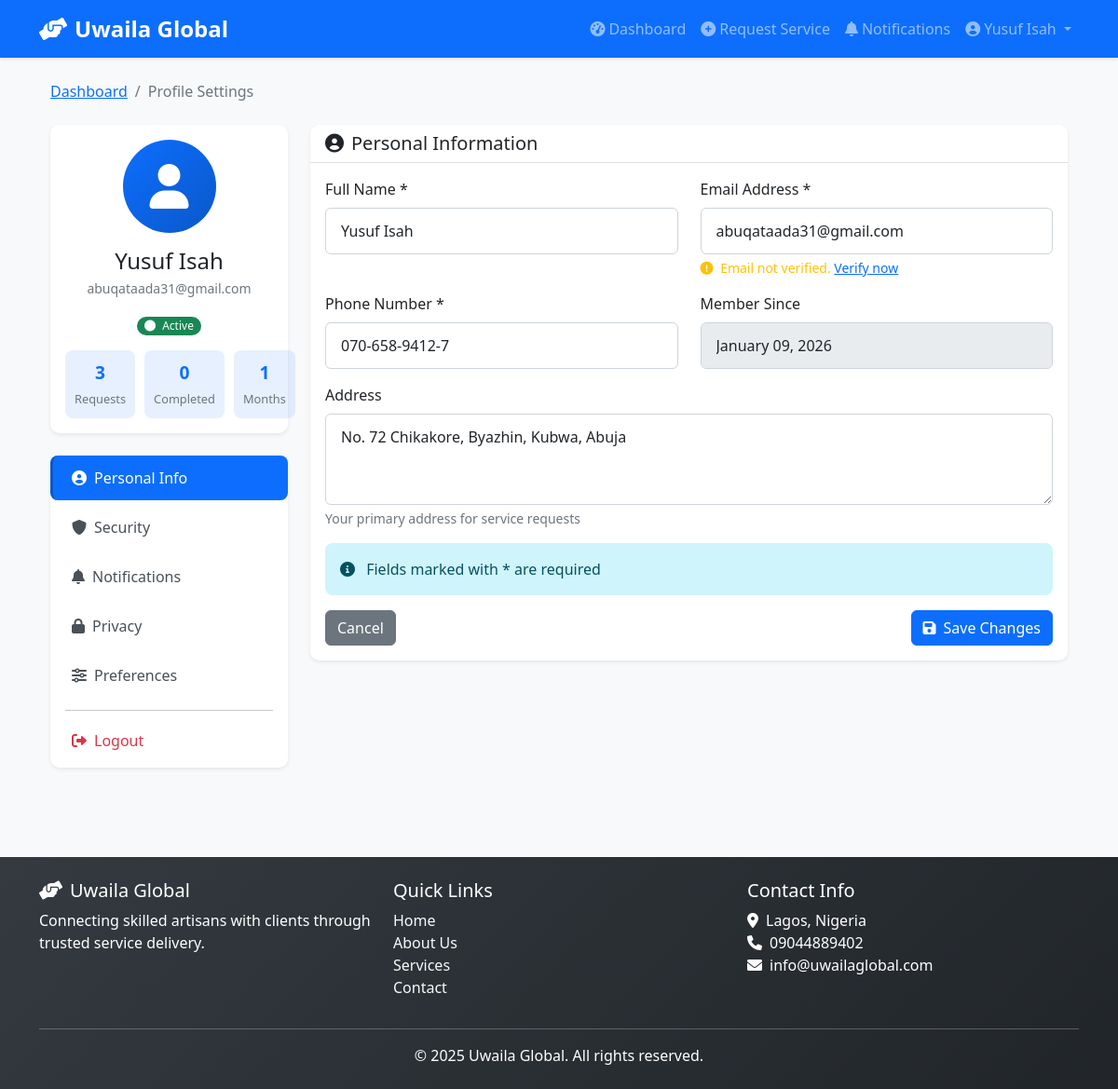
Screenshot of /user/profile (signed in) with the database file from the repository.
### models.py (models this page shows, shortened)
class User(UserMixin, db.Model):
    __tablename__ = 'users'
    id = db.Column(db.String(36), primary_key=True, default=generate_uuid)
    email = db.Column(db.String(120), unique=True, nullable=False, index=True)
    phone = db.Column(db.String(20), nullable=False)
    password_hash = db.Column(db.String(256), nullable=False)
    full_name = db.Column(db.String(100), nullable=False)
    user_type = db.Column(db.String(20), nullable=False)  # 'customer', 'artisan', 'admin'
    nin = db.Column(db.String(50), unique=True)  # National Identification Number
    is_active = db.Column(db.Boolean, default=True)
    is_verified = db.Column(db.Boolean, default=False)
    created_at = db.Column(db.DateTime(timezone=True), default=datetime.now(timezone.utc))
    updated_at = db.Column(db.DateTime(timezone=True), default=datetime.now(timezone.utc), onupdate=datetime.now(timezone.utc))
    address = db.Column(db.Text)
    profile_image = db.Column(db.String(255))
    artisan_profile = db.relationship('ArtisanProfile', backref='user', uselist=False, lazy=True, foreign_keys='ArtisanProfile.user_id')
    admin_profile = db.relationship('AdminProfile', backref='user', uselist=False, lazy=True, foreign_keys='AdminProfile.user_id')

### routes/user_routes.py (the view, shortened to what this page needs)
@user_bp.route('/profile', methods=['GET', 'PUT'])
@login_required
def profile():
    if not isinstance(current_user, User):
        flash('User access required', 'danger')
        return redirect(url_for('user_bp.dashboard'))
    if request.method == 'GET':
        from models import ServiceRequest
        stats = {
            'total_requests': ServiceRequest.query.filter_by(user_id=current_user.id).count(),
            'completed_requests': ServiceRequest.query.filter_by(user_id=current_user.id, status='completed').count()
        }
        from datetime import datetime
        months_since = (datetime.now().year - current_user.created_at.year) * 12 + \
                      (datetime.now().month - current_user.created_at.month)
        notification_settings = {
            'email': [
                {'id': 'new_request', 'name': 'New Requests', 'description': 'When you submit a new request', 'enabled': True},
                {'id': 'status_update', 'name': 'Status Updates', 'description': 'When your request status changes', 'enabled': True},
                {'id': 'artisan_assigned', 'name': 'Artisan Assigned', 'description': 'When an artisan is assigned', 'enabled': True},
                {'id': 'promotions', 'name': 'Promotions', 'description': 'Special offers and discounts', 'enabled': False}
            ],
            'push': [
                {'id': 'messages', 'name': 'Messages', 'description': 'New messages from artisans', 'enabled': True},
                {'id': 'reminders', 'name': 'Reminders', 'description': 'Service reminders', 'enabled': True}
            ],
            'sms': [
                {'id': 'urgent', 'name': 'Urgent Updates', 'description': 'Critical service updates', 'enabled': True}
            ]
        }
        privacy_settings = {
            'profile_visibility': 'artisans',
            'share_analytics': True,
            'marketing_emails': False
        }
        current_session = {
            'device': 'Chrome on Windows',
            'location': 'Lagos, Nigeria',
            'started': '2 hours ago'
        }
        preferences = {
            'default_location': current_user.address if current_user.address else '',
            'contact_method': 'email'  # Default value
        }
        return render_template('user/profile.html',
                             stats=stats,
                             member_since=max(1, months_since),
                             notification_settings=notification_settings,
                             privacy_settings=privacy_settings,
                             current_session=current_session,
                             two_factor_enabled=False,
                             preferences=preferences)

### templates/user/profile.html (shortened to what this page needs)
{% extends "base.html" %}
{% block content %}
<div class="container-fluid">
    <nav aria-label="breadcrumb" class="mb-4">
        <ol class="breadcrumb">
            <li class="breadcrumb-item"><a href="{{ url_for('user_bp.dashboard') }}">Dashboard</a></li>
            <li class="breadcrumb-item active" aria-current="page">Profile Settings</li>
        </ol>
    </nav>
    <div class="row">
        <div class="col-lg-4 col-xl-3 mb-4">
            <div class="card border-0 shadow-sm mb-4">
                <div class="card-body text-center">
                    <div class="avatar-circle-lg bg-primary text-white mb-3 mx-auto">
                        <i class="fas fa-user fa-2x"></i>
                    </div>
                    <h4 class="card-title mb-1">{{ current_user.full_name }}</h4>
                    <p class="text-muted small mb-3">{{ current_user.email }}</p>
                    <div class="account-status mb-3">
                        <span class="badge bg-{{ 'success' if current_user.is_active else 'danger' }} rounded-pill">
                            <i class="fas fa-circle me-1"></i>
                            {{ 'Active' if current_user.is_active else 'Inactive' }}
                        </span>
                    </div>
                    <div class="stats-grid">
                        <div class="stat-item">
                            <span class="stat-number">{{ stats.total_requests }}</span>
                            <span class="stat-label">Requests</span>
                        </div>
                        <div class="stat-item">
                            <span class="stat-number">{{ stats.completed_requests }}</span>
                            <span class="stat-label">Completed</span>
                        </div>
                        <div class="stat-item">
                            <span class="stat-number">{{ member_since }}</span>
                            <span class="stat-label">Months</span>
                        </div>
                    </div>
                </div>
            </div>
            <div class="card border-0 shadow-sm">
                <div class="card-body p-0">
                    <div class="nav flex-column nav-pills" id="profileTab" role="tablist">
                        <a class="nav-link active" id="personal-tab" data-bs-toggle="pill" href="#personal" role="tab">
                            <i class="fas fa-user-circle me-2"></i>Personal Info
                        </a>
                        <a class="nav-link" id="security-tab" data-bs-toggle="pill" href="#security" role="tab">
                            <i class="fas fa-shield-alt me-2"></i>Security
                        </a>
                        <a class="nav-link" id="notifications-tab" data-bs-toggle="pill" href="#notifications" role="tab">
                            <i class="fas fa-bell me-2"></i>Notifications
                        </a>
                        <a class="nav-link" id="privacy-tab" data-bs-toggle="pill" href="#privacy" role="tab">
                            <i class="fas fa-lock me-2"></i>Privacy
                        </a>
                        <a class="nav-link" id="preferences-tab" data-bs-toggle="pill" href="#preferences" role="tab">
                            <i class="fas fa-sliders-h me-2"></i>Preferences
                        </a>
                        <hr class="my-2 mx-3">
                        <a class="nav-link text-danger" href="{{ url_for('user_bp.logout') }}">
                            <i class="fas fa-sign-out-alt me-2"></i>Logout
                        </a>
                    </div>
                </div>
            </div>
        </div>
        <div class="col-lg-8 col-xl-9">
            <div class="tab-content" id="profileTabContent">
                <div class="tab-pane fade show active" id="personal" role="tabpanel">
                    <div class="card border-0 shadow-sm">
                        <div class="card-header bg-white">
                            <h5 class="mb-0"><i class="fas fa-user-circle me-2"></i>Personal Information</h5>
                        </div>
                        <div class="card-body">
                            <form id="personalInfoForm">
                                <div class="row">
                                    <div class="col-md-6 mb-3">
                                        <label for="fullName" class="form-label">Full Name *</label>
                                        <input type="text" class="form-control" id="fullName"
                                               value="{{ current_user.full_name }}" required>
                                    </div>
                                    <div class="col-md-6 mb-3">
                                        <label for="email" class="form-label">Email Address *</label>
                                        <input type="email" class="form-control" id="email"
                                               value="{{ current_user.email }}" required>
                                        {% if not current_user.is_verified %}
                                        <div class="form-text text-warning">
                                            <i class="fas fa-exclamation-circle me-1"></i>
                                            Email not verified. <a href="#" id="verifyEmailLink">Verify now</a>
                                        </div>
                                        {% endif %}
                                    </div>
                                </div>
                                <div class="row">
                                    <div class="col-md-6 mb-3">
                                        <label for="phone" class="form-label">Phone Number *</label>
                                        <input type="tel" class="form-control" id="phone"
                                               value="{{ current_user.phone }}" required>
                                    </div>
                                    <div class="col-md-6 mb-3">
                                        <label for="joinDate" class="form-label">Member Since</label>
                                        <input type="text" class="form-control" id="joinDate"
                                               value="{{ current_user.created_at.strftime('%B %d, %Y') }}" disabled>
                                    </div>
                                </div>
                                <div class="mb-3">
                                    <label for="address" class="form-label">Address</label>
                                    <textarea class="form-control" id="address" rows="3">{{ current_user.address or '' }}</textarea>
                                    <div class="form-text">Your primary address for service requests</div>
                                </div>
                                <div class="alert alert-info">
                                    <i class="fas fa-info-circle me-2"></i>
                                    Fields marked with * are required
                                </div>
                                <div class="d-flex justify-content-between">
                                    <button type="button" class="btn btn-secondary" id="cancelPersonalChanges">
                                        Cancel
                                    </button>
                                    <button type="submit" class="btn btn-primary" id="savePersonalInfo">
                                        <i class="fas fa-save me-2"></i>Save Changes
                                    </button>
                                </div>
                            </form>
                        </div>
                    </div>
                </div>
            </div>
        </div>
    </div>
</div>
{% endblock %}

### templates/base.html (shortened to what this page needs)
<!DOCTYPE html>
<html lang="en">
<head>
    <link href="https://cdn.jsdelivr.net/npm/bootstrap@5.1.3/dist/css/bootstrap.min.css" rel="stylesheet">
    <link rel="stylesheet" href="https://cdnjs.cloudflare.com/ajax/libs/font-awesome/6.0.0/css/all.min.css">
    <link rel="stylesheet" href="{{ url_for('static', filename='css/style.css') }}">
</head>
<body>
    <nav class="navbar navbar-expand-lg navbar-dark bg-primary shadow-sm">
        <div class="container">
            <a class="navbar-brand fw-bold" href="{{ url_for('index') }}">
                <i class="fas fa-hands-helping me-2"></i>Uwaila Global
            </a>
            <div class="collapse navbar-collapse" id="navbarNav">
                <ul class="navbar-nav ms-auto">
                    {% if current_user.is_authenticated %}
                        {% if current_user.__class__.__name__ == 'User' %}
                            <li class="nav-item">
                                <a class="nav-link" href="{{ url_for('user_bp.dashboard') }}">
                                    <i class="fas fa-tachometer-alt me-1"></i>Dashboard
                                </a>
                            </li>
                            <li class="nav-item">
                                <a class="nav-link" href="{{ url_for('user_bp.create_service_request') }}">
                                    <i class="fas fa-plus-circle me-1"></i>Request Service
                                </a>
                            </li>
                            <li class="nav-item">
                                <a class="nav-link" href="{{ url_for('user_bp.get_notifications') }}">
                                    <i class="fas fa-bell me-1"></i>Notifications
                                </a>
                            </li>
                        {% endif %}
                        <li class="nav-item dropdown">
                            <a class="nav-link dropdown-toggle" href="#" id="userDropdown" role="button" data-bs-toggle="dropdown">
                                <i class="fas fa-user-circle me-1"></i>{{ current_user.full_name }}
                            </a>
                        </li>
                    {% endif %}
                </ul>
            </div>
        </div>
    </nav>
    <main class="py-4">
        <div class="container">
            {% block content %}{% endblock %}
        </div>
    </main>
    <footer class="bg-dark text-white py-4 mt-5">
        <div class="container">
            <div class="row">
                <div class="col-md-4">
                    <h5><i class="fas fa-hands-helping me-2"></i>Uwaila Global</h5>
                    <p class="mb-0">Connecting skilled artisans with clients through trusted service delivery.</p>
                </div>
                <div class="col-md-4">
                    <h5>Quick Links</h5>
                    <ul class="list-unstyled">
                        <li><a href="{{ url_for('index') }}" class="text-light">Home</a></li>
                        <li><a href="{{ url_for('about') }}" class="text-light">About Us</a></li>
                        <li><a href="{{ url_for('services') }}" class="text-light">Services</a></li>
                        <li><a href="{{ url_for('contact') }}" class="text-light">Contact</a></li>
                    </ul>
                </div>
                <div class="col-md-4">
                    <h5>Contact Info</h5>
                    <ul class="list-unstyled">
                        <li><i class="fas fa-map-marker-alt me-2"></i>Lagos, Nigeria</li>
                        <li><i class="fas fa-phone me-2"></i>09044889402</li>
                        <li><i class="fas fa-envelope me-2"></i>info@uwailaglobal.com</li>
                    </ul>
                </div>
            </div>
            <hr class="bg-light">
            <div class="text-center">
                <p class="mb-0">&copy; 2025 Uwaila Global. All rights reserved.</p>
            </div>
        </div>
    </footer>
</body>
</html>

### rows the page displays
User: full_name "Yusuf Isah", email "abuqataada31@gmail.com", is_active "Active", phone "070-658-9412-7", created_at "January 09, 2026", address "No. 72 Chikakore, Byazhin, Kubwa, Abuja"

### other values shown
{{ stats.total_requests }} "3"
{{ stats.completed_requests }} "0"
